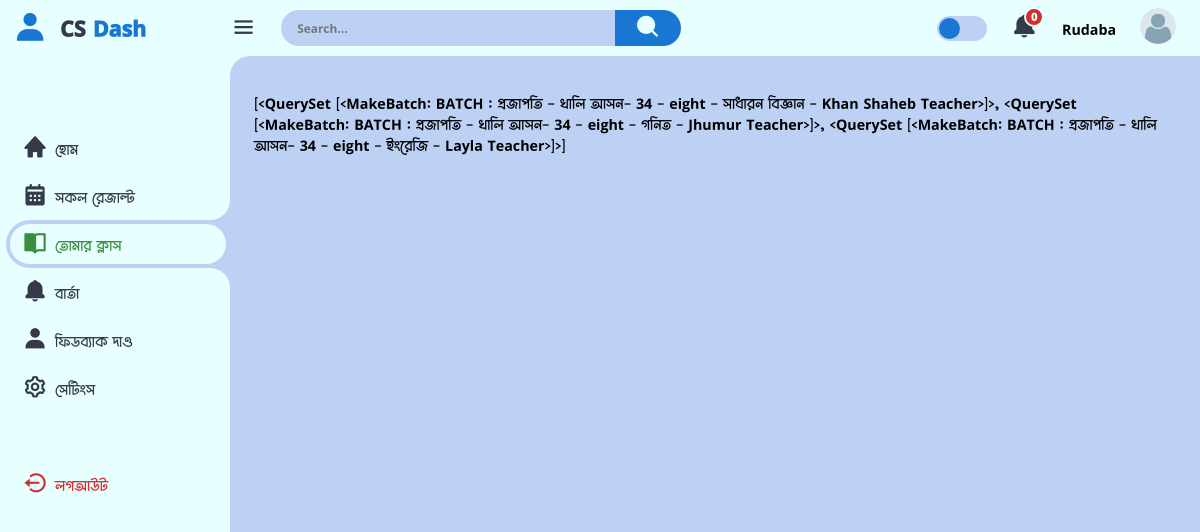
The page /student_dashboard/class (signed in) on the database as committed earlier.
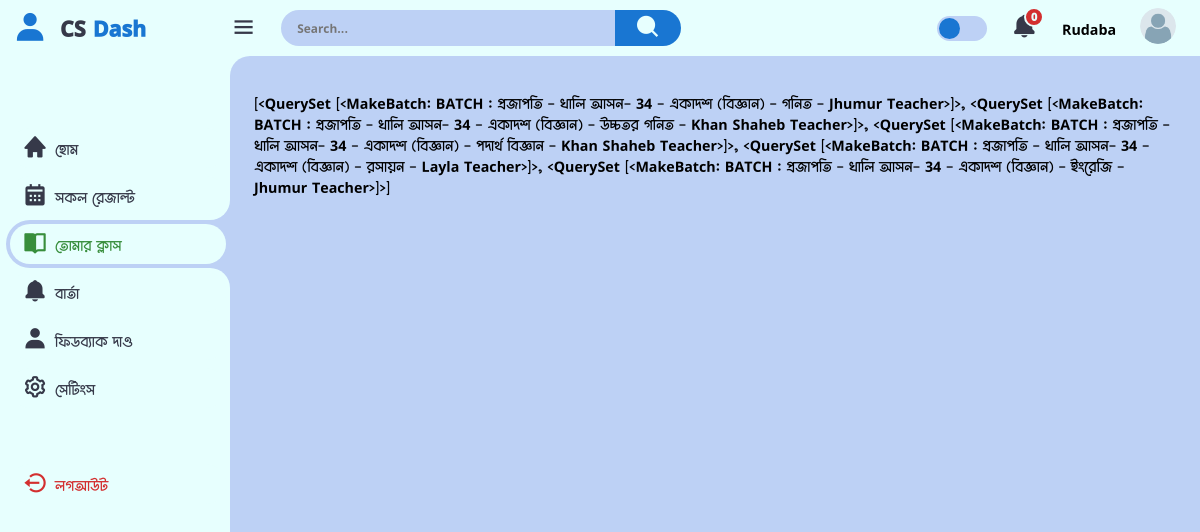
The same page on the database as committed later.
### users/models.py (models this page shows)
class MakeBatch(models.Model):
    batch = models.ForeignKey(Batch, on_delete=models.CASCADE)
    class_name = models.ForeignKey( ClassWithSubject, on_delete=models.CASCADE)
    subject = models.ForeignKey(Subjects, on_delete=models.CASCADE, null=True,blank=True)
    teacher = models.ForeignKey(Teacher, on_delete=models.CASCADE, null=True,blank=True)
    start_class = models.TimeField(null=True,blank=True)
    end_class = models.TimeField(null=True, blank=True)
    def __str__(self):
        return f"BATCH : {self.batch} - {self.class_name} - {self.subject} - {self.teacher}"
    class Meta:
        verbose_name_plural = "ব্যাচ ও বিষয় ভিত্তিক শিক্ষক"

class Batch(models.Model):
    shift = models.ForeignKey(Shift, on_delete=models.CASCADE)
    batch_name = models.CharField( max_length=50)
    class_start = models.TimeField( auto_now=False, auto_now_add=False,null=True,blank=True)
    class_end = models.TimeField( auto_now=False, auto_now_add=False,null=True,blank=True)
    max_seat = models.IntegerField(default=35)
    total_available_seats = models.IntegerField(default=35, null=True, blank=True)
    def __str__(self):
        return f"{self.batch_name} - খালি আসন- {self.total_available_seats}"
    class Meta:
        verbose_name_plural = "ব্যাচ তৈরি"

class ClassWithSubject(models.Model):
    s_class = models.CharField(max_length=50, choices=class_for_student, null=True, blank=True)
    subjects = models.ManyToManyField(Subjects)
    def __str__(self):
        return self.s_class
    class Meta:
        verbose_name_plural = "শ্রেণী হিসেবে বিষয় নির্বাচন"

class Subjects(models.Model):
    name = models.CharField(max_length=100 )
    def __str__(self):
        return self.name
    class Meta:
        verbose_name_plural = "বিষয় যুক্ত করুন"

class Teacher(models.Model):
    user = models.OneToOneField(CustomUser, on_delete=models.CASCADE)
    basic_step_of_reg = models.BooleanField(default=False)
    t_name = models.CharField(max_length=100)
    profile_pic = models.ImageField(upload_to="teacher", default='teacher.png')
    teacher_background = models.CharField(max_length=20, choices=background_of_teacher)
    t_present_adress = models.CharField( max_length=150, null=True, blank=True)
    t_permnt_adress = models.CharField( max_length=150, null=True, blank=True)
    t_extra_phone = models.CharField( max_length=50, null=True, blank=True)
    t_approval = models.BooleanField(default=False)
    created_at = models.DateTimeField(auto_now_add=True)
    updated_at = models.DateTimeField(auto_now=True)
    def __str__(self):
        return f"{self.t_name} Teacher"
    class Meta:
        verbose_name_plural = "ইউজার( শিক্ষক-শিক্ষিকা )"

### home/views.py (the view, shortened to what this page needs)
# urls.py: path('student_dashboard/<str:page>', student_dashb, name="student_dashb"),
@login_required
def student_dashb(request, page=None):
    if request.user.role == 'student':
        if page == 'feedback':
            return render(request, 'student/dash_feedback.html')
        elif page == 'message':
            all_msg = MessageForStudent.objects.filter(message_for = request.user.student).order_by('-upload_at', 'visited')
            context = {
                'all_message':all_msg,
            }
            return render(request, 'student/dash_message.html', context)
        elif page == 'settings':
            return edit_profile(request)
        elif page == 'hw':
            hw = {1:"New hw added 2023"}
            context = {'hw':hw}
            return render(request, 'student/hw.html', context)
        elif page == 'sheet':
            sheet = {'title':"New note of chapter 3"}
            context = {'hw':sheet}
            return render(request, 'student/sheets.html', context)
        elif page == 'class':
            student = request.user.student
            routine = []
            student_batch = student.batch
            if student_batch:
                subjects_per_class = student.class_subjects
                if subjects_per_class:
                    subjects = subjects_per_class.subjects.all()
                    for subject in subjects:
                        data = MakeBatch.objects.filter(batch=student_batch, class_name=subjects_per_class, subject=subject)
                        if data:
                            routine.append(data)
            context = {'routine': routine}
            return render(request, 'student/dash_class.html', context)
        elif page == 'change_password':
            return change_password(request)
        elif page == 'result':
            mark = MarksOfStudent.objects.filter(student_id = request.user.student.s_id)
            return render(request, 'student/dash_result.html', context={'marks':mark})
        else:
            return render(request, 'student/dash_home.html')
    else:
        return render(request, 'main/404.html')

### home/public.py (called while the page is built, shortened)
def common_data(request):
    try:
        if request.user.role == "student":
            try:
                unviewed_msg_std = MessageForStudent.objects.filter(message_for = request.user.student, visited = False).count()
            except:
                unviewed_msg_std = 0
            context = {
                'unviewed_msg_std' : unviewed_msg_std,
            }
        else:
            context={}
    except:
        context = {}
    return context

### templates/student/dash_class.html
{% extends 'student/dash_base.html' %}
{% block content %}
{{routine}}
{% endblock content %}

Rows that differ between the two databases and show on the page:
removed MakeBatch: batch+class_name+subject "[<QuerySet [<MakeBatch: BATCH : প্রজাপতি - খালি আসন- 34 - eight - সাধারন বিজ্ঞান - Khan Shaheb Teacher>]>, <QuerySet [<MakeBatch: BATCH : প্রজাপতি - খালি আসন- 34 - eight - গনিত - Jhumur Teacher>]>, <QuerySet [<MakeBatch: BATCH : প্রজাপতি - খালি আসন- 34 - eight - ইংরেজি - Layla Teacher>]>]"
added MakeBatch: batch+class_name+subject "[<QuerySet [<MakeBatch: BATCH : প্রজাপতি - খালি আসন- 34 - একাদশ (বিজ্ঞান) - গনিত - Jhumur Teacher>]>, <QuerySet [<MakeBatch: BATCH : প্রজাপতি - খালি আসন- 34 - একাদশ (বিজ্ঞান) - উচ্চতর গনিত - Khan Shaheb Teacher>]>, <QuerySet [<MakeBatch: BATCH : প্রজাপতি - খালি আসন- 34 - একাদশ (বিজ্ঞান) - পদার্থ বিজ্ঞান - Khan Shaheb Teacher>]>, <QuerySet [<MakeBatch: BATCH : প্রজাপতি - খালি আসন- 34 - একাদশ (বিজ্ঞান) - রসায়ন - Layla Teacher>]>, <QuerySet [<MakeBatch: BATCH : প্রজাপতি - খালি আসন- 34 - একাদশ (বিজ্ঞান) - ইংরেজি - Jhumur Teacher>]>]"
